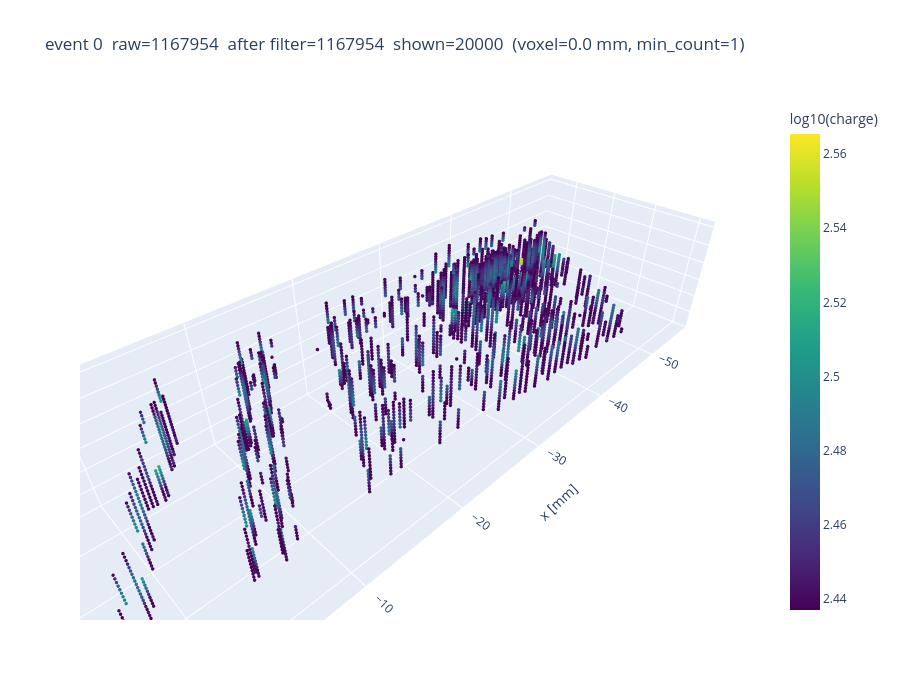

Notebook cell for this chart:
### Code cell
render()

### Figure 1 — Plotly figure (JSON) as saved in the notebook; plotly's stock layout.template omitted (floating-point values rounded to 4 significant figures; data arrays with more than 128 entries replaced by an {"elided": "..."} marker saying what was removed)
{"data": [{"marker": {"color": {"elided": "20000 float values"}, "colorbar": {"title": {"text": "log10(charge)"}}, "colorscale": [[0, "#440154"], [0.1111, "#482878"], [0.2222, "#3e4989"], [0.3333, "#31688e"], [0.4444, "#26828e"], [0.5556, "#1f9e89"], [0.6667, "#35b779"], [0.7778, "#6ece58"], [0.8889, "#b5de2b"], [1, "#fde725"]], "size": 2}, "mode": "markers", "name": "hits", "type": "scatter3d", "x": {"elided": "20000 float values"}, "y": {"elided": "20000 float values"}, "z": {"elided": "20000 float values"}}], "layout": {"height": 700, "scene": {"aspectmode": "data", "xaxis": {"title": {"text": "x [mm]"}}, "yaxis": {"title": {"text": "y [mm]"}}, "zaxis": {"title": {"text": "z [mm]"}}}, "title": {"text": "event 0  raw=1167954  after filter=1167954  shown=20000  (voxel=0.0 mm, min_count=1)"}, "width": 900}}
